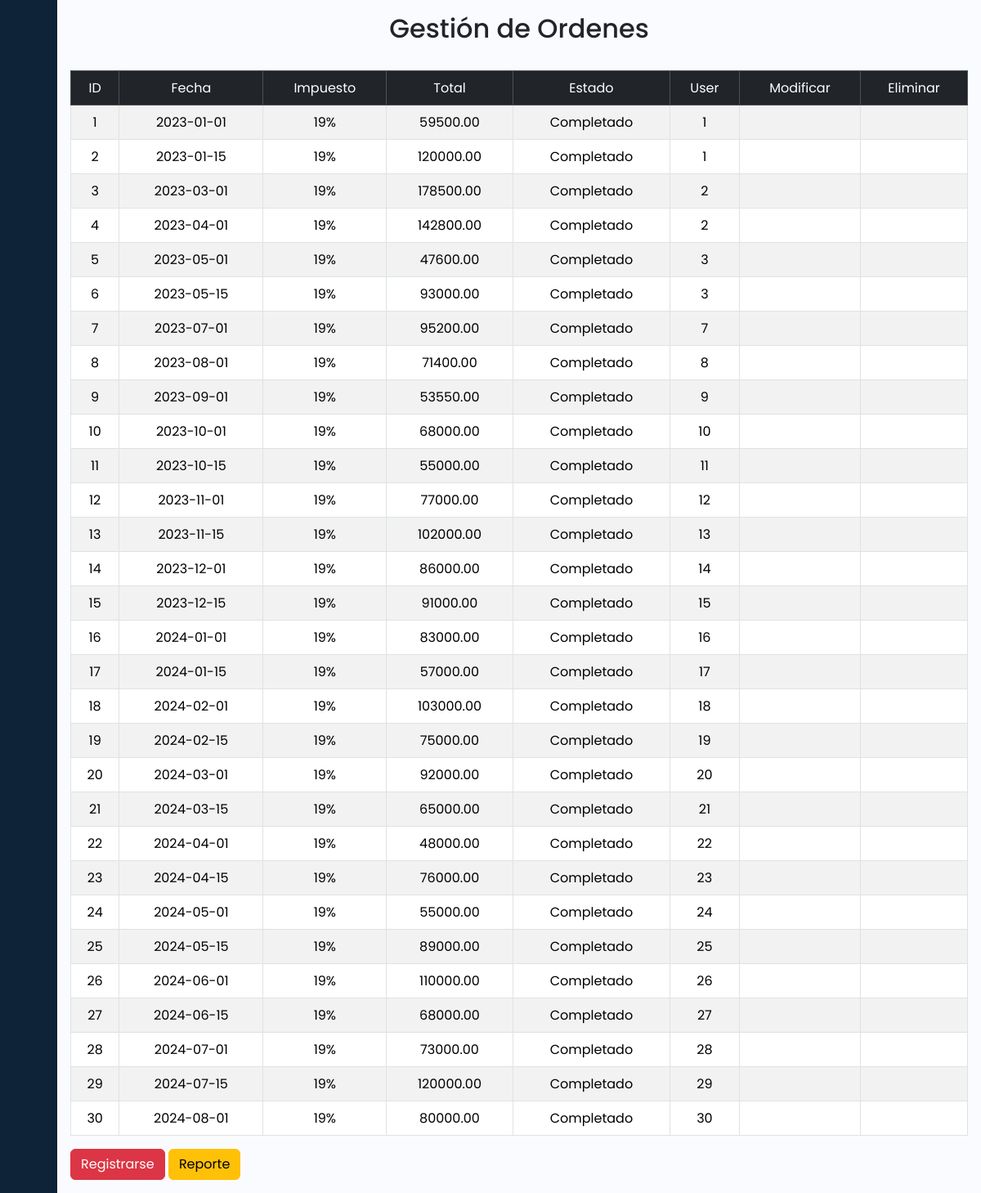
/Crud/ordenes.php (signed in), run on the app's committed database.
### tables this page shows
CREATE TABLE `ordenes` (
  `id_venta` int(11) NOT NULL,
  `fecha_venta` date DEFAULT NULL,
  `impuesto_venta` varchar(10) DEFAULT NULL,
  `total_venta` decimal(10,2) DEFAULT NULL,
  `estado_venta` varchar(50) DEFAULT NULL,
  `id_usuario` int(11) DEFAULT NULL
);

### Crud/ModeloDAO/OrdenDao.php (called while the page is built, shortened)
<?php
class OrdenDao{
    public function listarTodos(){
        $cnn = Conexion::getConexion();
        try {
            $listarOrden = 'SELECT * from ordenes';
            $query = $cnn->prepare($listarOrden);
            $query->execute();
            return $query->fetchAll();
        } catch (Exception  $ex) {
            echo 'Error'. $ex->getMessage();
        }
    }
}
?>

### Crud/ordenes.php (the view, shortened to what this page needs)
<html lang="en">
<head>
    <link rel=" stylesheet" href="../css/bootstrap.min.css">
    <link rel="stylesheet" href="css/sytles2.css">
    <link href="https://cdn.lineicons.com/4.0/lineicons.css" rel="stylesheet" />
    <link href="//cdn.datatables.net/2.1.5/css/dataTables.dataTables.min.css" rel="stylesheet">
</head>
<body>
    <div class="wrapper">
    <aside id="sidebar">
            <div class="d-flex">
                <button class="toggle-btn" type="button">
                </button>
            </div>
            <ul class="sidebar-nav">
                <li class="sidebar-item">
                    <a href="index.php" class="sidebar-link">
                    </a>
                </li>
                <li class="sidebar-item">
                    <a href="usuarios.php" class="sidebar-link">
                    </a>
                </li>
                <li class="sidebar-item">
                    <a href="#" class="sidebar-link collapsed has-dropdown" data-bs-toggle="collapse"
                        data-bs-target="#productosMenu" aria-expanded="false" aria-controls="productosMenu">
                    </a>
                </li>
                <li class="sidebar-item">
                    <a href="#" class="sidebar-link collapsed has-dropdown" data-bs-toggle="collapse"
                        data-bs-target="#ordenesMenu" aria-expanded="false" aria-controls="ordenesMenu">
                    </a>
                </li>
                <li class="sidebar-item">
                    <a href="#" class="sidebar-link collapsed has-dropdown" data-bs-toggle="collapse"
                        data-bs-target="#repotesMenu" aria-expanded="false" aria-controls="repotesMenu">
                    </a>
                </li>
                <li class="sidebar-item">
                    <a href="ajustesperf.php" class="sidebar-link">
                    </a>
                </li>
            </ul>
            <div class="sidebar-footer">
                <a href="cerrarsesion.php" class="sidebar-link">
                </a>
            </div>
        </aside>
        <div class="main p-3">
        <main>
                <h2 class="text-center">Gestión de Ordenes</h2>
                <div class="table-responsive">
                <div class="table-container">
                <table class="  table table-container table-striped table-hover table-bordered table-responsive mt-4  " id="table">
                        <thead class="table-dark table light-header">
                            <tr class="text-center">
                                <th style="font-weight: normal">ID</th>
                                <th style="font-weight: normal">Fecha</th>
                                <th style="font-weight: normal">Impuesto</th>
                                <th style="font-weight: normal">Total</th>
                                <th style="font-weight: normal">Estado</th>
                                <th style="font-weight: normal">User</th>
                                <th style="font-weight: normal">Modificar</th>
                                <th style="font-weight: normal">Eliminar</th>
                            </tr>
                        </thead>
                        <tbody>
                            <?php
                            require 'ModeloDAO/OrdenDao.php';
                            $uDao = new OrdenDao();
                            $allusers = $uDao->listarTodos();
                            foreach($allusers as $user){ ?>
                            <tr class="text-center">
                                <td> <?php echo $user['id_venta'];?></td>
                                <td> <?php echo $user['fecha_venta'];?></td>
                                <td> <?php echo $user['impuesto_venta'];?></td>
                                <td> <?php echo $user['total_venta'];?></td>
                                <td> <?php echo $user['estado_venta'];?></td>
                                <td> <?php echo $user['id_usuario'];?></td>
                                <td></td>
                                <td>
                                </td>
                            </tr>
                            <?php
                            }
                            ?>
                        </tbody>
                    </table>
                </div>
                </div>
                <div class="text-left">
                    <a href="Registrarse/registroorden.php" class="btn btn-danger "> Registrarse</a>
                    <a href="reporte.php" class="btn btn-warning "> Reporte </a>
                </div>
            </main>
        </div>
    </div>
</body>

### Crud/css/sytles2.css (style rules this page uses)
a { text-decoration: none; }
li { list-style: none; }
body { font-family: 'Poppins', sans-serif; }
.wrapper { display: flex; }
.main { min-height: 100vh; width: 100%; overflow: hidden; transition: all 0.35s ease-in-out; background-color: #fafbfe; }
#sidebar { width: 70px; min-width: 70px; z-index: 1000; transition: all .25s ease-in-out; background-color: #0e2238; display: flex; flex-direction: column; }
.toggle-btn { background-color: transparent; cursor: pointer; border: 0; padding: 1rem 1.5rem; }
.sidebar-nav { padding: 2rem 0; flex: 1 1 auto; }
a.sidebar-link { padding: .625rem 1.625rem; color: #FFF; display: block; font-size: 0.9rem; white-space: nowrap; border-left: 3px solid transparent; }
.sidebar-item { position: relative; }

### data on the page
ordenes: id_venta "1", fecha_venta "2023-01-01", impuesto_venta "19%", total_venta "59500.00", estado_venta "Completado", id_usuario "1"
ordenes: id_venta "2", fecha_venta "2023-01-15", impuesto_venta "19%", total_venta "120000.00", estado_venta "Completado", id_usuario "1"
ordenes: id_venta "3", fecha_venta "2023-03-01", impuesto_venta "19%", total_venta "178500.00", estado_venta "Completado", id_usuario "2"
ordenes: id_venta "4", fecha_venta "2023-04-01", impuesto_venta "19%", total_venta "142800.00", estado_venta "Completado", id_usuario "2"
ordenes: id_venta "5", fecha_venta "2023-05-01", impuesto_venta "19%", total_venta "47600.00", estado_venta "Completado", id_usuario "3"
ordenes: id_venta "6", fecha_venta "2023-05-15", impuesto_venta "19%", total_venta "93000.00", estado_venta "Completado", id_usuario "3"
ordenes: id_venta "7", fecha_venta "2023-07-01", impuesto_venta "19%", total_venta "95200.00", estado_venta "Completado", id_usuario "7"
ordenes: id_venta "8", fecha_venta "2023-08-01", impuesto_venta "19%", total_venta "71400.00", estado_venta "Completado", id_usuario "8"
ordenes: id_venta "9", fecha_venta "2023-09-01", impuesto_venta "19%", total_venta "53550.00", estado_venta "Completado", id_usuario "9"
ordenes: id_venta "10", fecha_venta "2023-10-01", impuesto_venta "19%", total_venta "68000.00", estado_venta "Completado", id_usuario "10"
ordenes: id_venta "11", fecha_venta "2023-10-15", impuesto_venta "19%", total_venta "55000.00", estado_venta "Completado", id_usuario "11"
ordenes: id_venta "12", fecha_venta "2023-11-01", impuesto_venta "19%", total_venta "77000.00", estado_venta "Completado", id_usuario "12"
ordenes: id_venta "13", fecha_venta "2023-11-15", impuesto_venta "19%", total_venta "102000.00", estado_venta "Completado", id_usuario "13"
ordenes: id_venta "14", fecha_venta "2023-12-01", impuesto_venta "19%", total_venta "86000.00", estado_venta "Completado", id_usuario "14"
ordenes: id_venta "15", fecha_venta "2023-12-15", impuesto_venta "19%", total_venta "91000.00", estado_venta "Completado", id_usuario "15"
ordenes: id_venta "16", fecha_venta "2024-01-01", impuesto_venta "19%", total_venta "83000.00", estado_venta "Completado", id_usuario "16"
ordenes: id_venta "17", fecha_venta "2024-01-15", impuesto_venta "19%", total_venta "57000.00", estado_venta "Completado", id_usuario "17"
ordenes: id_venta "18", fecha_venta "2024-02-01", impuesto_venta "19%", total_venta "103000.00", estado_venta "Completado", id_usuario "18"
ordenes: id_venta "19", fecha_venta "2024-02-15", impuesto_venta "19%", total_venta "75000.00", estado_venta "Completado", id_usuario "19"
ordenes: id_venta "20", fecha_venta "2024-03-01", impuesto_venta "19%", total_venta "92000.00", estado_venta "Completado", id_usuario "20"
ordenes: id_venta "21", fecha_venta "2024-03-15", impuesto_venta "19%", total_venta "65000.00", estado_venta "Completado", id_usuario "21"
ordenes: id_venta "22", fecha_venta "2024-04-01", impuesto_venta "19%", total_venta "48000.00", estado_venta "Completado", id_usuario "22"
ordenes: id_venta "23", fecha_venta "2024-04-15", impuesto_venta "19%", total_venta "76000.00", estado_venta "Completado", id_usuario "23"
ordenes: id_venta "24", fecha_venta "2024-05-01", impuesto_venta "19%", total_venta "55000.00", estado_venta "Completado", id_usuario "24"
ordenes: id_venta "25", fecha_venta "2024-05-15", impuesto_venta "19%", total_venta "89000.00", estado_venta "Completado", id_usuario "25"
ordenes: id_venta "26", fecha_venta "2024-06-01", impuesto_venta "19%", total_venta "110000.00", estado_venta "Completado", id_usuario "26"
ordenes: id_venta "27", fecha_venta "2024-06-15", impuesto_venta "19%", total_venta "68000.00", estado_venta "Completado", id_usuario "27"
ordenes: id_venta "28", fecha_venta "2024-07-01", impuesto_venta "19%", total_venta "73000.00", estado_venta "Completado", id_usuario "28"
ordenes: id_venta "29", fecha_venta "2024-07-15", impuesto_venta "19%", total_venta "120000.00", estado_venta "Completado", id_usuario "29"
ordenes: id_venta "30", fecha_venta "2024-08-01", impuesto_venta "19%", total_venta "80000.00", estado_venta "Completado", id_usuario "30"
